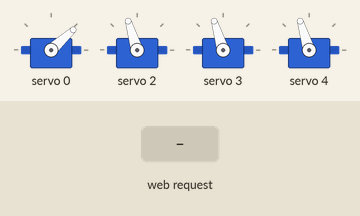
The sketch below on a simulated ESP32. Shown: 4 × servo. The test bench sets the inputs (shaded band). WiFi joins after 1.5 s; servers stay silent unless stated; what the sketch prints to the serial monitor is not drawn.

Above: at 3.2 s.
3.3 s: HTTP request GET /cart/move/right received
At 3.9 s:
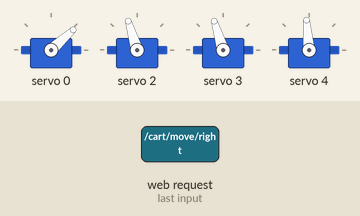
4.8 s: HTTP request GET /cart/move/up received
At 5.1 s:
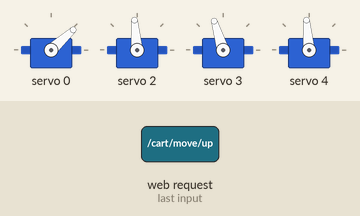
6.3 s: HTTP request GET /cart/move/left received
At 7.4 s:
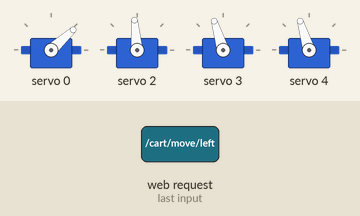
7.8 s: HTTP request GET /cart/move/backward received
At 8.6 s:
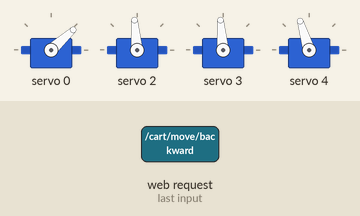
9.3 s: HTTP request GET /cart/move/down received
At 9.7 s:
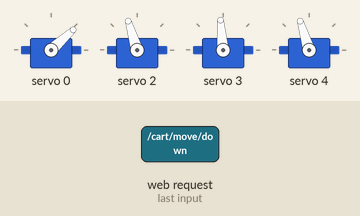
10.8 s: HTTP request GET /cart/grip/close received
At 12.0 s:
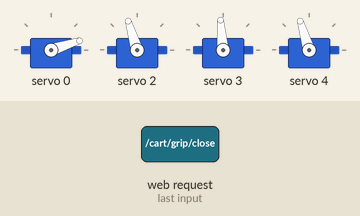
Timing chart, 0 to 13.3 s (numbered marks = the images above; inputs shaded):
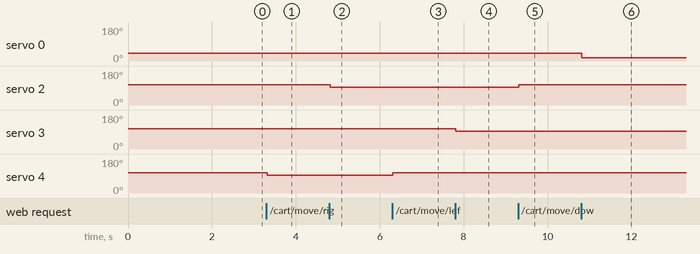

The sketch:

sketch_voice_Gesture_code.ino
```cpp
#include <Wire.h>
#include <WiFi.h>
#include <ESPAsyncWebServer.h>
#include <ESP32Servo.h>
#include <Adafruit_PWMServoDriver.h>

// Wi-Fi credentials
const char* ssid = "StarkTech_";
const char* password = "downtillearth";

AsyncWebServer server(80);
Adafruit_PWMServoDriver pwm = Adafruit_PWMServoDriver();

const int SERVO_MIN = 150;
const int SERVO_MAX = 600;

#define HAND_SERVO      0
#define ELBOW_SERVO     2
#define SHOULDER_SERVO  3
#define BASE_SERVO      4

int handAngle = 20;
int elbowAngle = 75;
int shoulderAngle = 75;
int baseAngle = 75;

int angleToPulse(int angle) {
  return map(angle, 0, 180, SERVO_MIN, SERVO_MAX);
}

int clamp(int val, int minVal, int maxVal) {
  return max(min(val, maxVal), minVal);
}

void moveServo(uint8_t channel, int angle) {
  pwm.setPWM(channel, 0, angleToPulse(angle));
}

void setup() {
  Serial.begin(115200);

  pwm.begin();
  pwm.setPWMFreq(50);
  delay(10);

  WiFi.begin(ssid, password);
  Serial.println("Connecting to WiFi...");
  int attempts = 0;
  while (WiFi.status() != WL_CONNECTED && attempts < 20) {
    delay(1000);
    Serial.print(".");
    attempts++;
  }

  if (WiFi.status() == WL_CONNECTED) {
    Serial.println("\nConnected to WiFi");
    Serial.println(WiFi.localIP());

    // Set all servos to initial position
    moveServo(HAND_SERVO, handAngle);
    moveServo(ELBOW_SERVO, elbowAngle);
    moveServo(SHOULDER_SERVO, shoulderAngle);
    moveServo(BASE_SERVO, baseAngle);

    server.on("/ping", HTTP_GET, [](AsyncWebServerRequest *request){
      request->send(200, "text/plain", "Server is alive!");
    });

    server.on("/cart/move/right", HTTP_GET, [](AsyncWebServerRequest *request){
      baseAngle = clamp(baseAngle - 10, 0, 180);
      moveServo(BASE_SERVO, baseAngle);
      Serial.printf("Base Right → %d°\n", baseAngle);
      request->send(200, "text/plain", "Base turned right 10 degrees");
    });

    server.on("/cart/move/left", HTTP_GET, [](AsyncWebServerRequest *request){
      baseAngle = clamp(baseAngle + 10, 0, 180);
      moveServo(BASE_SERVO, baseAngle);
      Serial.printf("Base Left → %d°\n", baseAngle);
      request->send(200, "text/plain", "Base turned left 10 degrees");
    });

    server.on("/cart/move/up", HTTP_GET, [](AsyncWebServerRequest *request){
      elbowAngle = clamp(elbowAngle - 10, 0, 180);
      moveServo(ELBOW_SERVO, elbowAngle);
      Serial.printf("Elbow Up → %d°\n", elbowAngle);
      request->send(200, "text/plain", "Elbow moved up 10 degrees");
    });

    server.on("/cart/move/down", HTTP_GET, [](AsyncWebServerRequest *request){
      elbowAngle = clamp(elbowAngle + 10, 0, 180);
      moveServo(ELBOW_SERVO, elbowAngle);
      Serial.printf("Elbow Down → %d°\n", elbowAngle);
      request->send(200, "text/plain", "Elbow moved down 10 degrees");
    });

    server.on("/cart/move/forward", HTTP_GET, [](AsyncWebServerRequest *request){
      shoulderAngle = clamp(shoulderAngle + 10, 0, 180);
      moveServo(SHOULDER_SERVO, shoulderAngle);
      Serial.printf("Shoulder Forward → %d°\n", shoulderAngle);
      request->send(200, "text/plain", "Shoulder moved forward 10 degrees");
    });

    server.on("/cart/move/backward", HTTP_GET, [](AsyncWebServerRequest *request){
      shoulderAngle = clamp(shoulderAngle - 10, 0, 180);
      moveServo(SHOULDER_SERVO, shoulderAngle);
      Serial.printf("Shoulder Backward → %d°\n", shoulderAngle);
      request->send(200, "text/plain", "Shoulder moved backward 10 degrees");
    });


    server.on("/cart/grip/close", HTTP_GET, [](AsyncWebServerRequest *request){
      handAngle = clamp(handAngle - 20, 0, 180);
      moveServo(HAND_SERVO, handAngle);
      Serial.printf("Hand close → %d°\n", handAngle);
      request->send(200, "text/plain", "Hand opened 20 degrees");
    });

    server.on("/cart/grip/open", HTTP_GET, [](AsyncWebServerRequest *request){
      handAngle = clamp(handAngle + 20, 0, 180);
      moveServo(HAND_SERVO, handAngle);
      Serial.printf("Hand open → %d°\n", handAngle);
      request->send(200, "text/plain", "Hand closed 20 degrees");
    });


    server.on("/cart/reset", HTTP_GET, [](AsyncWebServerRequest *request){
      handAngle = 20;
      baseAngle = elbowAngle = shoulderAngle = 75;
      moveServo(BASE_SERVO, baseAngle);
      moveServo(ELBOW_SERVO, elbowAngle);
      moveServo(SHOULDER_SERVO, shoulderAngle);
      moveServo(HAND_SERVO, handAngle);
      Serial.println("All motors reset to 75° and hand to 20° ");
      request->send(200, "text/plain", "All motors reset to 75 degrees and hand to 20 degrees");
    });

    server.begin();
    Serial.println("Server started");
  } else {
    Serial.println("\nFailed to connect to WiFi");
  }
}

void loop() {
  // Nothing needed here
}
```

Measured:
- after the input at 3.3 s, servo 4: 107° → 95° at once
- after the input at 4.8 s, servo 2: 107° → 95° at once
- after the input at 6.3 s, servo 4: 95° → 107° at once
- after the input at 7.8 s, servo 3: 107° → 95° at once
- after the input at 9.3 s, servo 2: 95° → 107° at once
- after the input at 10.8 s, servo 0: 42° → 18° at once
